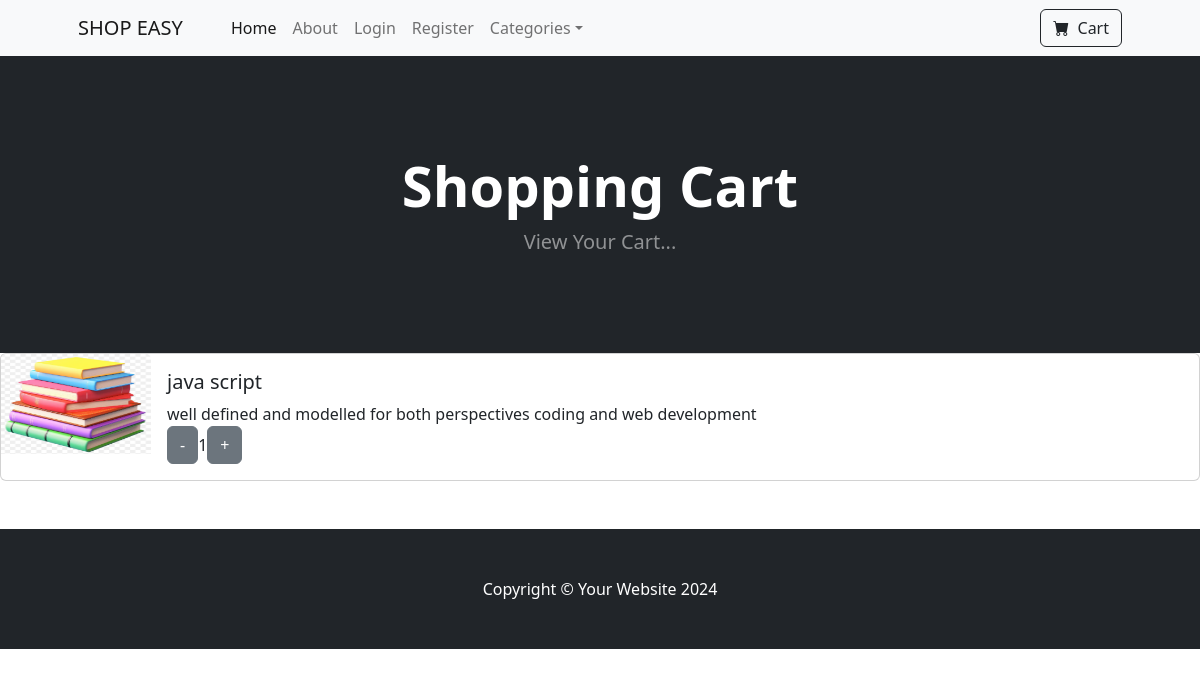
The page /cart_view on the database its author committed.
### store/models.py (models this page shows, shortened)
class Product(models.Model):
    name = models.CharField(max_length=100)
    price = models.DecimalField(default=0,decimal_places=2,max_digits=6)
    Category = models.ForeignKey(Category,on_delete = models.CASCADE,default = 1)
    description = models.CharField(max_length=250,blank=True,null=True)
    image = models.ImageField(upload_to='uploads/product/')
    is_sale = models.BooleanField(default=False)
    sale_price = models.DecimalField(default=0,decimal_places=2,max_digits=6)

### store/views.py (the view)
# urls.py: path('cart_view', views.cart_view, name='cart_view'),
def cart_view(request):
    cart_items = Cart.objects.all()
    products = [{'product': item.product_id, 'quantity': item.quantity} for item in cart_items]
    return render(request, 'cart_view.html', {'products': products})

### store/templates/cart_view.html (shortened to what this page needs)
{% extends 'base.html' %}
{% block content %}
<header class="bg-dark py-5">
    <div class="container px-4 px-lg-5 my-5">
        <div class="text-center text-white">
            <h1 class="display-4 fw-bolder">Shopping Cart</h1>
            <p class="lead fw-normal text-white-50 mb-0">View Your Cart...</p>
        </div>
    </div>
</header>
{% for item in products %}
<div class="card" style="display: flex; flex-direction: row;">
    <img src="{{ item.product.image.url }}" class="card-img-top" alt="..." style="width: 150px; height: 100px;">
    <div class="card-body" style="flex: 1;">
        <div style="display: flex; flex-direction: column;">
            <h5 class="card-title">{{ item.product.name }}</h5>
            <p class="card-text">{{ item.product.description }}</p>
        </div>
        <div style="display: flex; align-items: center;">
            <form action="{% url 'delete_item' item.product.id %}" method="post">
                <button type="submit" class="btn btn-secondary mr-2">-</button>
            </form>
            <span class="mr-2">{{ item.quantity }}</span>
            <a href="{% url 'add_cart' item.product.id %}" class="btn btn-secondary">+</a>
        </div>
    </div>
</div>
{% endfor %}
<br><br>
{% endblock %}

### rows shown on the page
Product: product.image (picture), product.name "java script", product.description "well defined and modelled for both perspectives coding and web development", quantity "1"
